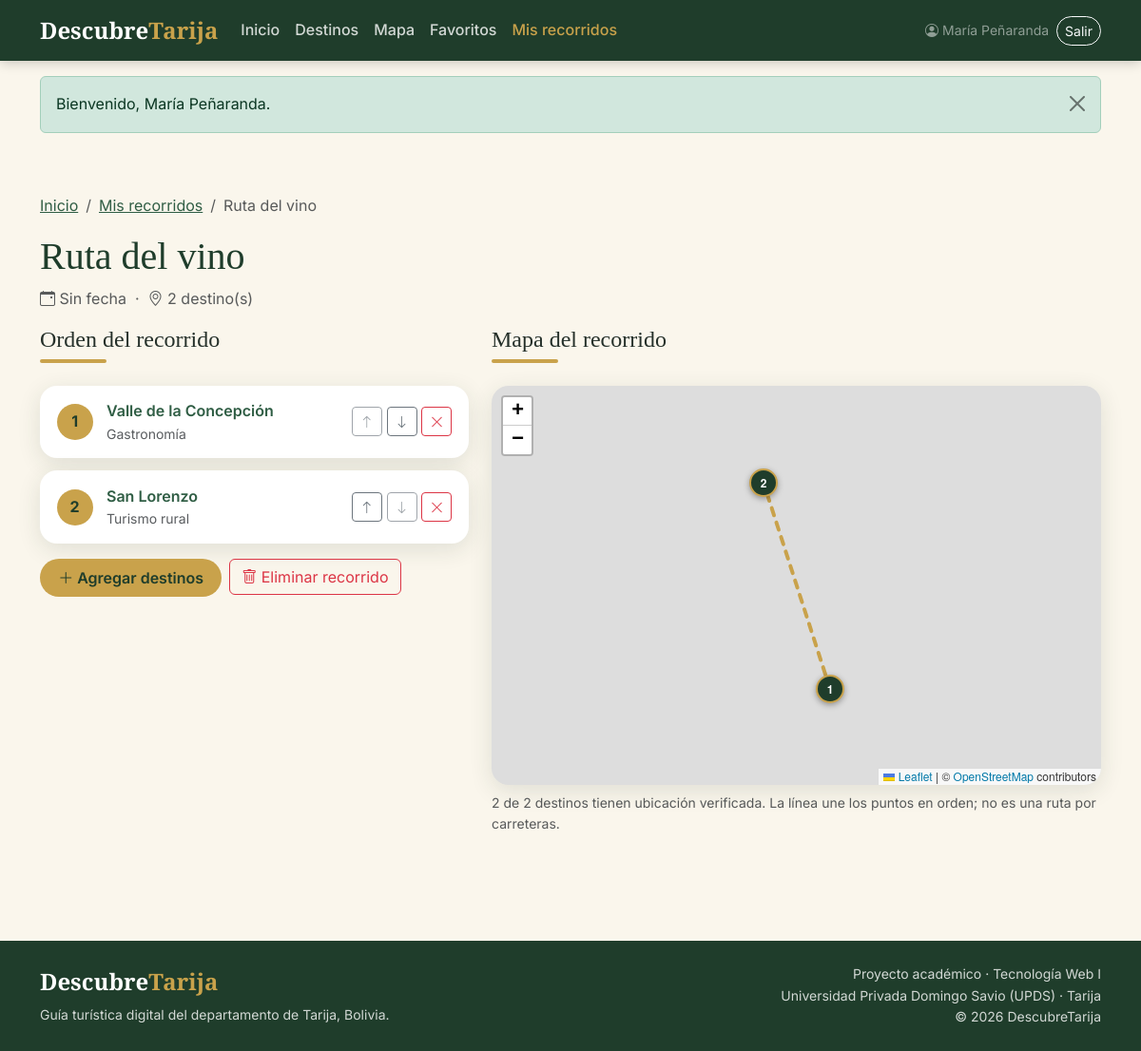
/recorrido.php?id=2 (signed in), run on the app's committed database.
### tables this page shows
CREATE TABLE recorridos (
  id INT AUTO_INCREMENT PRIMARY KEY,
  usuario_id INT NOT NULL,
  nombre VARCHAR(80) NOT NULL,
  fecha_visita DATE NULL,
  CONSTRAINT fk_recorrido_usuario
    FOREIGN KEY (usuario_id) REFERENCES usuarios(id)
);

CREATE TABLE recorrido_destinos (
  id INT AUTO_INCREMENT PRIMARY KEY,
  recorrido_id INT NOT NULL,
  destino_id INT NOT NULL,
  orden SMALLINT NOT NULL,
  CONSTRAINT fk_rd_recorrido
    FOREIGN KEY (recorrido_id) REFERENCES recorridos(id),
  CONSTRAINT fk_rd_destino
    FOREIGN KEY (destino_id) REFERENCES destinos(id),
  CONSTRAINT uq_rd UNIQUE (recorrido_id, destino_id)
);

CREATE TABLE destinos (
  id INT AUTO_INCREMENT PRIMARY KEY,
  nombre VARCHAR(80) NOT NULL UNIQUE,
  descripcion TEXT NULL,
  ubicacion VARCHAR(100) NULL,
  latitud DECIMAL(9,6) NULL,
  longitud DECIMAL(9,6) NULL,
  categoria_id INT NULL,
  destacado BOOLEAN NOT NULL DEFAULT FALSE,
  verificado BOOLEAN NOT NULL DEFAULT FALSE,
  CONSTRAINT fk_destino_categoria
    FOREIGN KEY (categoria_id) REFERENCES categorias(id)
);

CREATE TABLE categorias (
  id INT AUTO_INCREMENT PRIMARY KEY,
  nombre VARCHAR(40) NOT NULL UNIQUE,
  descripcion VARCHAR(200) NULL
);

### www/recorrido.php (the view, shortened to what this page needs)
<?php
require __DIR__ . '/includes/conexion.php';
require_once __DIR__ . '/includes/funciones.php';
function boton_paso(int $recorrido_id, int $destino_id, string $accion, string $icono,
                    string $clase, string $titulo, bool $apagado = false): string
{
    return '<form method="post" action="/recorrido_accion.php" class="d-inline">'
        . csrf_campo()
        . '<input type="hidden" name="accion" value="' . e($accion) . '">'
        . '<input type="hidden" name="recorrido_id" value="' . $recorrido_id . '">'
        . '<input type="hidden" name="destino_id" value="' . $destino_id . '">'
        . '<button type="submit" class="btn btn-sm ' . e($clase) . '" title="' . e($titulo) . '"'
        . ' aria-label="' . e($titulo) . '"' . ($apagado ? ' disabled' : '') . '>'
        . '<i class="bi ' . e($icono) . '"></i></button></form>';
}
$id = (int) ($_GET['id'] ?? 0);
$r  = recorrido_propio($pdo, $id);
$c = $pdo->prepare(
    'SELECT d.id, d.nombre, d.ubicacion, d.latitud, d.longitud, c.nombre AS categoria, rd.orden
     FROM recorrido_destinos rd
     JOIN destinos d ON d.id = rd.destino_id
     LEFT JOIN categorias c ON c.id = d.categoria_id
     WHERE rd.recorrido_id = ?
     ORDER BY rd.orden, rd.id'
);
$c->execute([$r['id']]);
$pasos = $c->fetchAll();
$total = count($pasos);
$puntos = [];
foreach ($pasos as $i => $p) {
    if ($p['latitud'] !== null && $p['longitud'] !== null) {
        $puntos[] = [
            'n'         => $i + 1,
            'id'        => (int) $p['id'],
            'nombre'    => $p['nombre'],
            'categoria' => $p['categoria'] ?? 'Sin categoría',
            'lat'       => (float) $p['latitud'],
            'lng'       => (float) $p['longitud'],
        ];
    }
}
if ($puntos) {
    $extra_head = '<link rel="stylesheet" href="https://cdn.jsdelivr.net/npm/leaflet@1.9.4/dist/leaflet.css">';
    ob_start(); ?>
<?php
}
require __DIR__ . '/includes/header.php';
?>
<div class="container py-5">
  <nav aria-label="breadcrumb">
    <ol class="breadcrumb">
      <li class="breadcrumb-item"><a href="/index.php">Inicio</a></li>
      <li class="breadcrumb-item"><a href="/recorridos.php">Mis recorridos</a></li>
      <li class="breadcrumb-item active" aria-current="page"><?= e($r['nombre']) ?></li>
    </ol>
  </nav>
  <h1><?= e($r['nombre']) ?></h1>
  <p class="text-muted">
    <i class="bi bi-calendar-event"></i> <?= e(fecha_es($r['fecha_visita'])) ?>
    &nbsp;·&nbsp; <i class="bi bi-geo-alt"></i> <?= $total ?> destino(s)
  </p>
  <div class="row g-4">
    <div class="col-lg-5">
      <h2 class="seccion-titulo h4">Orden del recorrido</h2>
      <?php if ($pasos): ?>
        <?php foreach ($pasos as $i => $p): ?>
          <div class="paso-recorrido">
            <div class="numero"><?= $i + 1 ?></div>
            <div class="info">
              <a class="fw-semibold text-decoration-none" href="/detalle.php?id=<?= (int) $p['id'] ?>"><?= e($p['nombre']) ?></a>
              <div class="small text-muted"><?= e($p['categoria'] ?? 'Sin categoría') ?></div>
            </div>
            <div class="acciones">
              <?= boton_paso((int) $r['id'], (int) $p['id'], 'subir', 'bi-arrow-up', 'btn-outline-secondary', 'Subir', $i === 0) ?>
              <?= boton_paso((int) $r['id'], (int) $p['id'], 'bajar', 'bi-arrow-down', 'btn-outline-secondary', 'Bajar', $i === $total - 1) ?>
              <?= boton_paso((int) $r['id'], (int) $p['id'], 'quitar', 'bi-x-lg', 'btn-outline-danger', 'Quitar del recorrido') ?>
            </div>
          </div>
        <?php endforeach; ?>
      <?php endif; ?>
      <div class="d-flex flex-wrap gap-2 mt-3">
        <a class="btn btn-dorado" href="/destinos.php"><i class="bi bi-plus-lg"></i> Agregar destinos</a>
        <form method="post" action="/recorrido_accion.php"
              onsubmit="return confirm('¿Eliminar este recorrido? No se puede deshacer.');">
          <button type="submit" class="btn btn-outline-danger"><i class="bi bi-trash"></i> Eliminar recorrido</button>
        </form>
      </div>
    </div>
    <div class="col-lg-7">
      <h2 class="seccion-titulo h4">Mapa del recorrido</h2>
      <?php if ($puntos): ?>
        <div id="mapa" class="mapa"></div>
        <p class="small text-muted mt-2">
          <?= count($puntos) ?> de <?= $total ?> destinos tienen ubicación verificada.
          La línea une los puntos en orden; no es una ruta por carreteras.
        </p>
      <?php endif; ?>
    </div>
  </div>
</div>
<?php require __DIR__ . '/includes/footer.php'; ?>

### www/assets/css/tarija.css (style rules this page uses)
:root { --verde: #1f3d2b; --verde-medio: #2f5d44; --beige: #f3ead7; --beige-claro: #faf6ec; --dorado: #c9a24b; --dorado-oscuro: #a9852f; --blanco: #ffffff; --texto: #25302a; --gris: #6b756e; --radio: 18px; --sombra: 0 6px 24px rgba(31, 61, 43, .12); }
body { font-family: 'Inter', system-ui, -apple-system, "Segoe UI", sans-serif; color: var(--texto); background: var(--beige-claro); line-height: 1.6; }
h1, h2, h3, h4, .logo { font-family: 'Playfair Display', Georgia, serif; }
h1, h2, h3 { color: var(--verde); }
a { color: var(--verde-medio); }
.btn-dorado { background: var(--dorado); color: var(--verde); font-weight: 600; border: 0; border-radius: 999px; padding: .5rem 1.2rem; transition: transform .2s, background .2s; }
.seccion-titulo { position: relative; padding-bottom: .6rem; margin-bottom: 1.5rem; }
.seccion-titulo::after { content: ''; position: absolute; left: 0; bottom: 0; width: 70px; height: 4px; border-radius: 2px; background: var(--dorado); }
.mapa { height: 420px; border-radius: var(--radio); box-shadow: var(--sombra); z-index: 0; }
.paso-recorrido { display: flex; align-items: center; gap: .9rem; background: var(--blanco); border-radius: var(--radio); box-shadow: var(--sombra); padding: .9rem 1.1rem; margin-bottom: .8rem; }
.paso-recorrido .info { flex: 1 1 auto; min-width: 0; }
.paso-recorrido .acciones { flex: 0 0 auto; display: flex; gap: .3rem; }
.numero { flex: 0 0 auto; width: 38px; height: 38px; border-radius: 50%; background: var(--dorado); color: var(--verde); font-weight: 700; display: flex; align-items: center; justify-content: center; }

### data on the page
recorridos: nombre "Ruta del vino", fecha_visita "Sin fecha"
recorrido_destinos: destino.nombre "Valle de la Concepción", categorias.nombre "Gastronomía"
recorrido_destinos: destino.nombre "San Lorenzo", categorias.nombre "Turismo rural"

### other printed values
$usuario['nombre'] "María Peñaranda"
$f['mensaje'] "Bienvenido, María Peñaranda."
$total "2"
count($puntos) "2"
